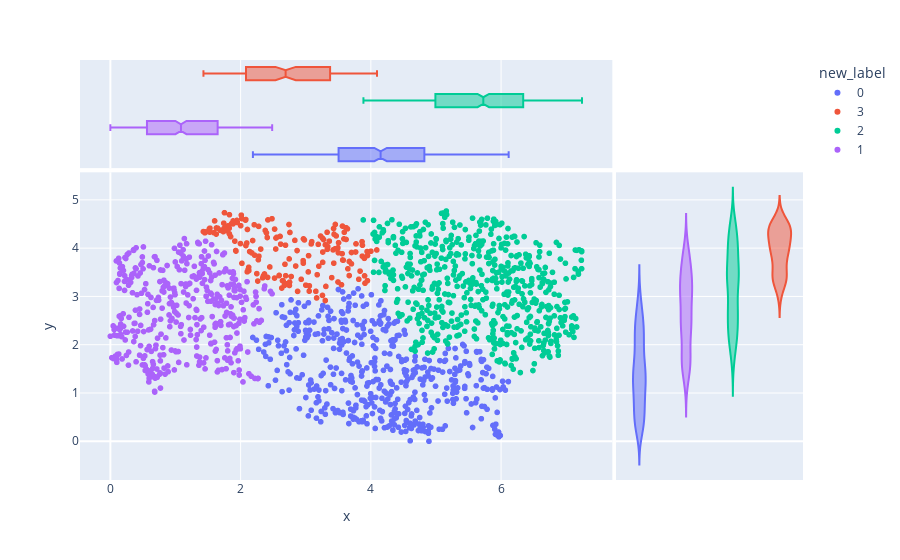

The notebook cell saved with this chart:
### Code cell
# PLOTTING THE CLUSTERED RESULTS USING EXPRESS PLOTLY LIBRARY

res_df = scaled_stats[['genre','umap1','umap2']]
res_df['track_id'] = res_df.index

res_df['new_label'] = Agglomerative.labels_
res_df['new_label'] = res_df['new_label'].astype(str)
res_df['x'] = res_df['umap1'] - min(res_df['umap1'])
res_df['y'] = res_df['umap2'] - min(res_df['umap2'])
import plotly.express as px
px.scatter(res_df, x="x", y="y", color="new_label", hover_name="track_id", hover_data=["genre"],marginal_y="violin",
           marginal_x="box")

### Figure 1 — Plotly figure (JSON) as saved in the notebook; plotly's stock layout.template omitted (floating-point values rounded to 4 significant figures; data arrays with more than 128 entries replaced by an {"elided": "..."} marker saying what was removed)
{"data": [{"customdata": {"elided": "462x1 str values"}, "hoverlabel": {"namelength": 0}, "hovertemplate": "<b>%{hovertext}</b><br><br>new_label=0<br>x=%{x}<br>y=%{y}<br>genre=%{customdata[0]}", "hovertext": {"elided": "462 int values"}, "legendgroup": "0", "marker": {"color": "#636efa", "symbol": "circle"}, "mode": "markers", "name": "0", "showlegend": true, "type": "scattergl", "x": {"elided": "462 float values"}, "xaxis": "x", "y": {"elided": "462 float values"}, "yaxis": "y"}, {"alignmentgroup": "True", "customdata": {"elided": "462x1 str values"}, "hoverlabel": {"namelength": 0}, "hovertemplate": "<b>%{hovertext}</b><br><br>new_label=0<br>x=%{x}<br>genre=%{customdata[0]}", "hovertext": {"elided": "462 int values"}, "legendgroup": "0", "marker": {"color": "#636efa", "symbol": "circle"}, "name": "0", "notched": true, "offsetgroup": "0", "showlegend": false, "type": "box", "x": {"elided": "462 float values"}, "xaxis": "x3", "yaxis": "y3"}, {"alignmentgroup": "True", "customdata": {"elided": "462x1 str values"}, "hoverlabel": {"namelength": 0}, "hovertemplate": "<b>%{hovertext}</b><br><br>new_label=0<br>y=%{y}<br>genre=%{customdata[0]}", "hovertext": {"elided": "462 int values"}, "legendgroup": "0", "marker": {"color": "#636efa", "symbol": "circle"}, "name": "0", "offsetgroup": "0", "scalegroup": "y", "showlegend": false, "type": "violin", "xaxis": "x2", "y": {"elided": "462 float values"}, "yaxis": "y2"}, {"customdata": {"elided": "169x1 str values"}, "hoverlabel": {"namelength": 0}, "hovertemplate": "<b>%{hovertext}</b><br><br>new_label=3<br>x=%{x}<br>y=%{y}<br>genre=%{customdata[0]}", "hovertext": {"elided": "169 int values"}, "legendgroup": "3", "marker": {"color": "#EF553B", "symbol": "circle"}, "mode": "markers", "name": "3", "showlegend": true, "type": "scattergl", "x": {"elided": "169 float values"}, "xaxis": "x", "y": {"elided": "169 float values"}, "yaxis": "y"}, {"alignmentgroup": "True", "customdata": {"elided": "169x1 str values"}, "hoverlabel": {"namelength": 0}, "hovertemplate": "<b>%{hovertext}</b><br><br>new_label=3<br>x=%{x}<br>genre=%{customdata[0]}", "hovertext": {"elided": "169 int values"}, "legendgroup": "3", "marker": {"color": "#EF553B", "symbol": "circle"}, "name": "3", "notched": true, "offsetgroup": "3", "showlegend": false, "type": "box", "x": {"elided": "169 float values"}, "xaxis": "x3", "yaxis": "y3"}, {"alignmentgroup": "True", "customdata": {"elided": "169x1 str values"}, "hoverlabel": {"namelength": 0}, "hovertemplate": "<b>%{hovertext}</b><br><br>new_label=3<br>y=%{y}<br>genre=%{customdata[0]}", "hovertext": {"elided": "169 int values"}, "legendgroup": "3", "marker": {"color": "#EF553B", "symbol": "circle"}, "name": "3", "offsetgroup": "3", "scalegroup": "y", "showlegend": false, "type": "violin", "xaxis": "x2", "y": {"elided": "169 float values"}, "yaxis": "y2"}, {"customdata": {"elided": "570x1 str values"}, "hoverlabel": {"namelength": 0}, "hovertemplate": "<b>%{hovertext}</b><br><br>new_label=2<br>x=%{x}<br>y=%{y}<br>genre=%{customdata[0]}", "hovertext": {"elided": "570 int values"}, "legendgroup": "2", "marker": {"color": "#00cc96", "symbol": "circle"}, "mode": "markers", "name": "2", "showlegend": true, "type": "scattergl", "x": {"elided": "570 float values"}, "xaxis": "x", "y": {"elided": "570 float values"}, "yaxis": "y"}, {"alignmentgroup": "True", "customdata": {"elided": "570x1 str values"}, "hoverlabel": {"namelength": 0}, "hovertemplate": "<b>%{hovertext}</b><br><br>new_label=2<br>x=%{x}<br>genre=%{customdata[0]}", "hovertext": {"elided": "570 int values"}, "legendgroup": "2", "marker": {"color": "#00cc96", "symbol": "circle"}, "name": "2", "notched": true, "offsetgroup": "2", "showlegend": false, "type": "box", "x": {"elided": "570 float values"}, "xaxis": "x3", "yaxis": "y3"}, {"alignmentgroup": "True", "customdata": {"elided": "570x1 str values"}, "hoverlabel": {"namelength": 0}, "hovertemplate": "<b>%{hovertext}</b><br><br>new_label=2<br>y=%{y}<br>genre=%{customdata[0]}", "hovertext": {"elided": "570 int values"}, "legendgroup": "2", "marker": {"color": "#00cc96", "symbol": "circle"}, "name": "2", "offsetgroup": "2", "scalegroup": "y", "showlegend": false, "type": "violin", "xaxis": "x2", "y": {"elided": "570 float values"}, "yaxis": "y2"}, {"customdata": {"elided": "399x1 str values"}, "hoverlabel": {"namelength": 0}, "hovertemplate": "<b>%{hovertext}</b><br><br>new_label=1<br>x=%{x}<br>y=%{y}<br>genre=%{customdata[0]}", "hovertext": {"elided": "399 int values"}, "legendgroup": "1", "marker": {"color": "#ab63fa", "symbol": "circle"}, "mode": "markers", "name": "1", "showlegend": true, "type": "scattergl", "x": {"elided": "399 float values"}, "xaxis": "x", "y": {"elided": "399 float values"}, "yaxis": "y"}, {"alignmentgroup": "True", "customdata": {"elided": "399x1 str values"}, "hoverlabel": {"namelength": 0}, "hovertemplate": "<b>%{hovertext}</b><br><br>new_label=1<br>x=%{x}<br>genre=%{customdata[0]}", "hovertext": {"elided": "399 int values"}, "legendgroup": "1", "marker": {"color": "#ab63fa", "symbol": "circle"}, "name": "1", "notched": true, "offsetgroup": "1", "showlegend": false, "type": "box", "x": {"elided": "399 float values"}, "xaxis": "x3", "yaxis": "y3"}, {"alignmentgroup": "True", "customdata": {"elided": "399x1 str values"}, "hoverlabel": {"namelength": 0}, "hovertemplate": "<b>%{hovertext}</b><br><br>new_label=1<br>y=%{y}<br>genre=%{customdata[0]}", "hovertext": {"elided": "399 int values"}, "legendgroup": "1", "marker": {"color": "#ab63fa", "symbol": "circle"}, "name": "1", "offsetgroup": "1", "scalegroup": "y", "showlegend": false, "type": "violin", "xaxis": "x2", "y": {"elided": "399 float values"}, "yaxis": "y2"}], "layout": {"legend": {"title": {"text": "new_label"}, "tracegroupgap": 0}, "margin": {"t": 60}, "xaxis": {"anchor": "y", "domain": [0, 0.7363], "title": {"text": "x"}}, "xaxis2": {"anchor": "y2", "domain": [0.7413, 1], "matches": "x2", "showgrid": false, "showline": false, "showticklabels": false, "ticks": ""}, "xaxis3": {"anchor": "y3", "domain": [0, 0.7363], "matches": "x", "showgrid": true, "showticklabels": false}, "xaxis4": {"anchor": "y4", "domain": [0.7413, 1], "matches": "x2", "showgrid": false, "showline": false, "showticklabels": false, "ticks": ""}, "yaxis": {"anchor": "x", "domain": [0, 0.7326], "title": {"text": "y"}}, "yaxis2": {"anchor": "x2", "domain": [0, 0.7326], "matches": "y", "showgrid": true, "showticklabels": false}, "yaxis3": {"anchor": "x3", "domain": [0.7426, 1], "matches": "y3", "showgrid": false, "showline": false, "showticklabels": false, "ticks": ""}, "yaxis4": {"anchor": "x4", "domain": [0.7426, 1], "matches": "y3", "showgrid": true, "showline": false, "showticklabels": false, "ticks": ""}}}
